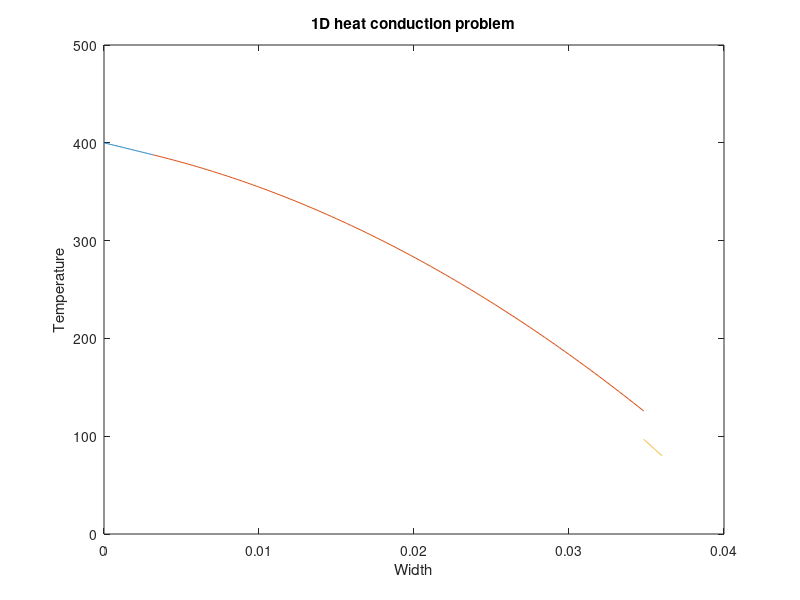

Write MATLAB code to recreate this figure.
function F=driver

% clear the console screen
clc; close all;clf
% load the data structure with info pertaining to the physical problem
global dat
dat.condu=@condu;
dat.esrc=@esrc;
dat.hgap=15764;
dat.hconv=20000;
dat.tcool=50;
dat.width=[0.003175 0.034823 0.036];
bc.left.type=2; %0=neumann, 1=robin, 2=dirichlet
bc.left.C=400; % (that data is C in: kdu/dn=C // kdu/dn = hconv(C-Tcool) // u=C)
bc.rite.type=2;
bc.rite.C=80;
dat.bc=bc; clear bc;

verif_hc_eq;

return
end

%%%%%%%%%%%%%%%%%%%%%%%%%%%%%%%%%%%%%
function verif_hc_eq
global dat

cd=dat.condu; src=dat.esrc; hgap=dat.hgap; hconv=dat.hconv;
tcool=dat.tcool; L=dat.width; 

% general form of the solution:
% Zone 1 : T1 = B1*x + E1
% dT1/dx= B1
% Zone 2 : T2 = -q/(2*k2)*(x.^2) + B2*x + E2 = Y2*(x.^2) + B2*x + E2
% dT2/dx= -q/k2*x + B2 = Y1*x + B2
% Zone 3 : T3 = B3*x + E3
% dT3/dx= B3

% definition of 2 coefficients
Y1=-src(L(2))/cd(L(1));
Y2=-src(L(2))/(2*cd(L(2)));

switch dat.bc.left.type
    case 0 % Neumann
        % k1*du1/dn=C on the left becomes: -k1*du1/dx=C 
        % <==> -k1*B1=C <==> B1=-C/k1
        mat(1,1:6) =[1,0,0,0,0,0];
        b(1) = -dat.bc.left.C / cd(L(1));
    case 1 % Robin
        % k1*du1/dn = hconv(C-Tcool) on the left becomes: -k1*du1/dx=hconv(C-Tcool) 
        % <==> -k1*B1=hconv(C-Tcool) 
        mat(1,1:6) =[-cd(L(1)),0,0,0,0,0]; %cd(L(1))=cd(L(0)) in the function definition
        b(1) = hconv*(dat.bc.left.C-tcool);
    case 2 % Dirichlet
        % u1=C <==> E1=C
        mat(1,1:6) =[0,1,0,0,0,0];
        b(1) = dat.bc.left.C;
end
switch dat.bc.rite.type
    case 0 % Neumann
        % k3*du3/dn=C on the right becomes: k3*du3/dx=C 
        % <==> k3*B3=C <==> B3=C/k3
        mat(6,1:6) =[0,0,0,0,1,0];
        b(6) = dat.bc.rite.C / cd(L(3));
    case 1 % Robin
        % k3*du3/dn = hconv(C-Tcool) on the right becomes: k3*du3/dx=hconv(C-Tcool) 
        % <==> k3*B3=hconv(C-Tcool) 
        mat(6,1:6) =[0,0,0,0,cd(L(3)),0];
        b(6) = hconv*(dat.bc.rite.C-tcool);
    case 2 % Dirichlet
        % u3=C <==> B3*L+E3=C
        mat(6,1:6) =[0,0,0,0,L(3),1];
        b(6) = dat.bc.rite.C;
end

% fixed conditions
% continuity of T and flux between zone 1 and zone 2 (interface L1)
% T1(L1)=T2(L1) <==> B1*L1+E1=Y2*(L1^2)+B2*L1+E2
% <==> B1*L1+E1-B2*L1-E2=Y2*(L1^2)
mat(2,1:6) =[L(1),1,-L(1),-1,0,0];
b(2) =Y2*L(1)*L(1);
% phi1(L1)=phi2(L1) <==> k1*B1=k2*(Y1*L1+B2)
% <==> (k1/k2)*B1-B2=Y1*L1
mat(3,1:6) =[cd(L(1))/cd(L(2)),0,-1,0,0,0];
b(3) =Y1*L(1);

% discontinuity of T between zone 2 and zone 3 (interface L2)
% T2(L2)=Y2*(L2^2)+B2*L2+E2
% T3(L2)=B3*L2+E3
% Tg=(T2(L2)+T3(L2))/2
% -k2*dT2/dx=hgap(T2(L2)-Tg)
% <==> -k2(-q/k2*L2+B2)=hgap(T2(L2)-T3(L2))/2
% <==> (2k2+L2*hgap)B2+hgap*E2-L2*hgap*B3-hgap*E3=-hgap*Y2*(L2^2)+2*q*L2
mat(4,1:6) =[0,0,2*cd(L(2))+L(2)*hgap,hgap,-L(2)*hgap,-hgap];
b(4) =-hgap*Y2*L(2)*L(2)+2*src(L(2))*L(2);
% -k3*dT3/dx=hgap(Tg-T3(L2))
% <==> -k3*B3=hgap(T2(L2)-T3(L2))/2
% <==> L2*hgap*B2+hgap*E2+(2k3-L2*hgap)*B3-hgap*E3=-hgap*Y2*(L2^2)
mat(5,1:6) =[0,0,L(2)*hgap,hgap,2*cd(L(3))-L(2)*hgap,-hgap];
b(5) =-hgap*Y2*L(2)*L(2);

% get coefficient for the analytical solution
a=mat\b';
x1=linspace(0,L(1));
x2=linspace(L(1),L(2));
x3=linspace(L(2),L(3));
y1=a(1)*x1+a(2);
y2=Y2*(x2.^2)+a(3)*x2+a(4);
y3=a(5)*x3+a(6);

plot(x1,y1,x2,y2,x3,y3); hold all;
title('1D heat conduction problem')
xlabel('Width')
ylabel('Temperature')

return
end

%%%%%%%%%%%%%%%%%%%%%%%%%%%%%%%%%%%%%
function y=condu(x)
global dat
if x<=dat.width(2)
    y=18;
else
    y=16;
end
return
end
%%%%%%%%%%%%%%%%%%%%%%%%%%%%%%%%%%%%%
function y=esrc(x)
global dat
if (x>dat.width(1) || x<=dat.width(2)) 
    y=5000000;
else
    y=0;
end
return
end
%%%%%%%%%%%%%%%%%%%%%%%%%%%%%%%%%%%%%